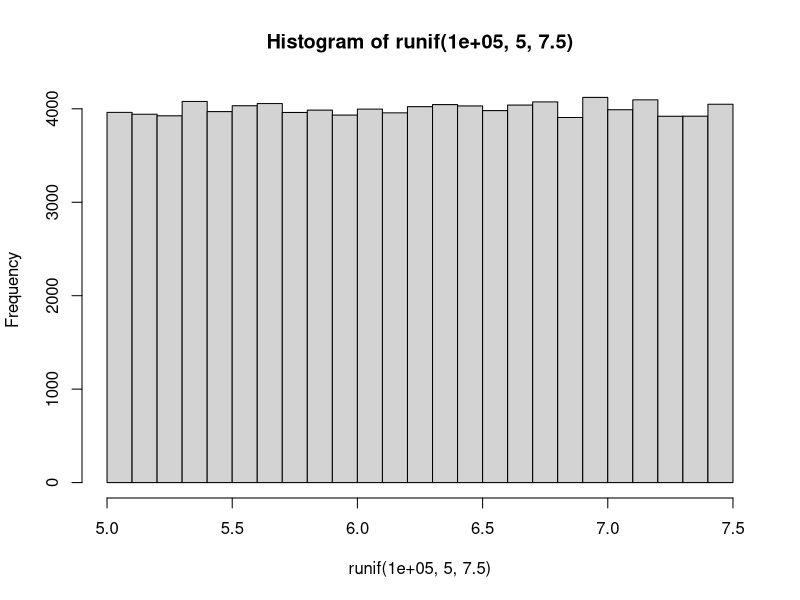

The R source for this figure:
################################################
#########  Discrete Random Variables
################################################

# choose a random number in R
sample(1:10, 1)
sample(1:10, 10)

sort(sample(1:10, 10))

sample(10:1,1)
sample(10:1.5,1)
sample(2:1.5,1) 
sample(0,0,1)
sample(1:10, 11, replace=T) 
table(sample(1:10, 100, replace=T))

# what is the average number of -mes a value is sampled?
mean(table(sample(1:10, 100, replace=T)))
mean(sample(1:10, 100, replace=T))
table(sample(1:10, 1000, replace=T)) 
table(sample(1:10, 1000000, replace=T))


# What’s the varia-on here?
sd(sample(1:10, 1000, replace=T))
var(sample(1:10, 1000, replace=T))

################################################
#########  run if ()
################################################

# Generate a random number between 5.0 and 7.5
runif(1, 5.0, 7.5) 
runif(100, 5.0, 7.5)
min(runif(1000, 5.0, 7.5))   # display the minimum
hist(runif(100000,5.0,7.5))  # display the frequency of number as histogram

################################################
#########  Binomial distribution
################################################

# Suppose there are 12 multiple questions in a quiz. 
# Each questions has 5 possible answers, and only 1 of them is correct. 
# Find the probability of having 4 or less correct answers if 
# a student attempts to answer every questions at random. 

dbinom(4, size=12, prob=0.2)

# To find the probability of having four or less correct answers by random attempts, 
# we apply the function dbinom with x = 0,…,4.
dbinom(0, size=12, prob=0.2) + 
+ dbinom(1, size=12, prob=0.2) + 
+ dbinom(2, size=12, prob=0.2) + 
+ dbinom(3, size=12, prob=0.2) + 
+ dbinom(4, size=12, prob=0.2) 

